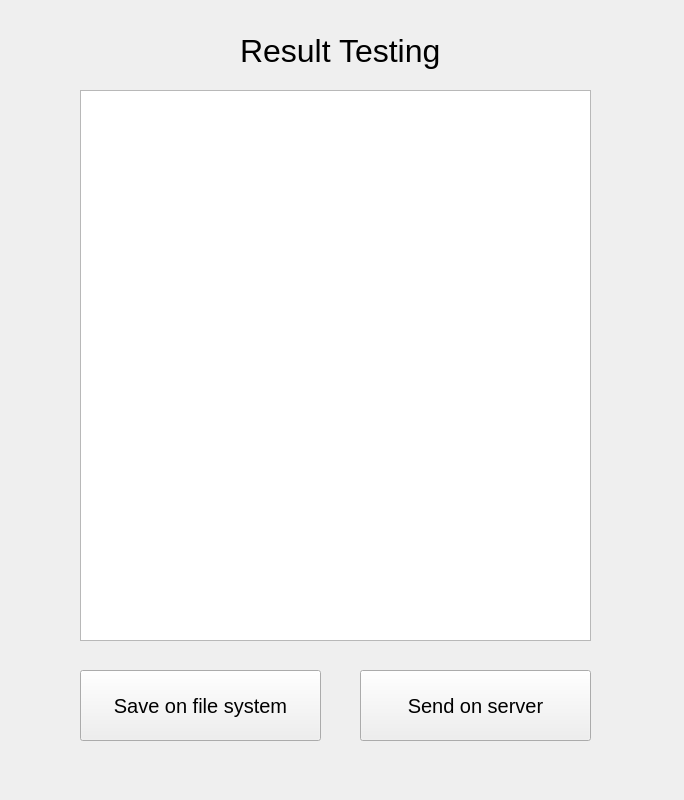
<?xml version="1.0" encoding="UTF-8"?>
<ui version="4.0">
 <class>ResultWindowTesting</class>
 <widget class="QWidget" name="ResultWindowTesting">
  <property name="geometry">
   <rect>
    <x>0</x>
    <y>0</y>
    <width>684</width>
    <height>800</height>
   </rect>
  </property>
  <property name="minimumSize">
   <size>
    <width>684</width>
    <height>800</height>
   </size>
  </property>
  <property name="windowTitle">
   <string>Result Testing</string>
  </property>
  <property name="locale">
   <locale language="English" country="UnitedStates"/>
  </property>
  <widget class="QPushButton" name="button_save_on_file_system">
   <property name="geometry">
    <rect>
     <x>80</x>
     <y>670</y>
     <width>241</width>
     <height>71</height>
    </rect>
   </property>
   <property name="font">
    <font>
     <pointsize>15</pointsize>
    </font>
   </property>
   <property name="text">
    <string>Save on file system</string>
   </property>
  </widget>
  <widget class="QPushButton" name="button_send_on_server">
   <property name="geometry">
    <rect>
     <x>360</x>
     <y>670</y>
     <width>231</width>
     <height>71</height>
    </rect>
   </property>
   <property name="font">
    <font>
     <pointsize>15</pointsize>
    </font>
   </property>
   <property name="text">
    <string>Send on server</string>
   </property>
  </widget>
  <widget class="QLabel" name="label_result_testing">
   <property name="geometry">
    <rect>
     <x>240</x>
     <y>30</y>
     <width>361</width>
     <height>41</height>
    </rect>
   </property>
   <property name="font">
    <font>
     <pointsize>24</pointsize>
    </font>
   </property>
   <property name="text">
    <string>Result Testing</string>
   </property>
  </widget>
  <widget class="QTextBrowser" name="text_area_result_testing">
   <property name="geometry">
    <rect>
     <x>80</x>
     <y>90</y>
     <width>511</width>
     <height>551</height>
    </rect>
   </property>
  </widget>
 </widget>
 <resources/>
 <connections/>
</ui>
